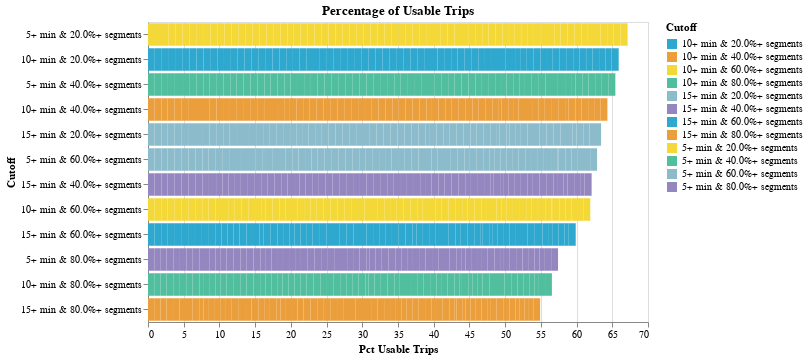

The notebook cell saved with this chart:
### Code cell
operator_trip_chart(valid_stats)

### Figure 1 — Vega-Lite specification as saved in the notebook (floating-point values rounded to 4 significant figures; data arrays with more than 128 entries replaced by an {"elided": "..."} marker saying what was removed)
{"config": {"view": {"continuousWidth": 400, "continuousHeight": 300}}, "data": {"name": "data-b55fa92affddc200c6387d3170b68198"}, "mark": "bar", "encoding": {"color": {"field": "Cutoff", "scale": {"range": ["#2EA8CE", "#EB9F3C", "#F4D837", "#51BF9D", "#8CBCCB", "#9487C0"]}, "type": "nominal"}, "tooltip": [{"field": "Name", "type": "nominal"}, {"field": "Cutoff", "type": "nominal"}, {"field": "Pct Usable Trips", "type": "quantitative"}, {"field": "N Trips", "type": "quantitative"}], "x": {"field": "Pct Usable Trips", "sort": {"field": "Pct Usable Trips", "order": "descending"}, "type": "quantitative"}, "y": {"field": "Cutoff", "sort": {"field": "Pct Usable Trips", "order": "descending"}, "type": "nominal"}}, "height": 300, "selection": {"selector002": {"type": "single", "fields": ["Name"], "bind": {"input": "select", "options": ["Antelope Valley Transit Authority Schedule", "Banning Pass Schedule", "Bay Area 511 AC Transit Schedule", "Bay Area 511 Caltrain Schedule", "Bay Area 511 County Connection Schedule", "Bay Area 511 Dumbarton Express Schedule", "Bay Area 511 Emery Go-Round Schedule", "Bay Area 511 Fairfield and Suisun Transit Schedule", "Bay Area 511 Golden Gate Transit Schedule", "Bay Area 511 MVGO Schedule", "Bay Area 511 Marin Schedule", "Bay Area 511 Muni Schedule", "Bay Area 511 Petaluma Schedule", "Bay Area 511 SamTrans Schedule", "Bay Area 511 San Francisco Bay Ferry Schedule", "Bay Area 511 Santa Clara Transit Schedule", "Bay Area 511 Santa Rosa CityBus Schedule", "Bay Area 511 SolTrans Schedule", "Bay Area 511 Sonoma County Transit Schedule", "Bay Area 511 Sonoma-Marin Area Rail Transit Schedule", "Bay Area 511 Tri Delta Schedule", "Bay Area 511 Tri-Valley Wheels Schedule", "Bay Area 511 Union City Transit Schedule", "Bay Area 511 Vine Transit Schedule", "Bay Area 511 WestCAT Schedule", "Beach Cities GMV Schedule", "Bear Schedule", "Big Blue Bus Schedule", "BruinBus Schedule", "Burbank Schedule", "Commerce Schedule", "Culver City Schedule", "Eastern Sierra Schedule", "Elk Grove Schedule", "Foothill Schedule", "Fresno Schedule", "GET Schedule", "Humboldt Schedule", "Kings Schedule", "LA DOT Schedule", "LA Metro Bus Schedule", "LA Metro Rail Schedule", "Lake Schedule", "Long Beach Schedule", "Madera County Connection Schedule", "Monterey Salinas Schedule", "Nevada County Schedule", "North County Schedule", "Norwalk Avail Schedule", "OCTA Schedule", "Pasadena Schedule", "PresidiGo Schedule", "Redding Schedule", "Riverside Schedule", "SBMTD Schedule", "San Diego Schedule", "Santa Clarita Schedule", "Santa Maria Schedule", "Santa Ynez Schedule", "StanRTA Schedule", "Tahoe Transportation District Schedule", "Torrance Schedule", "Turlock Schedule", "Unitrans Schedule", "VCTC GMV Schedule", "Victor Valley GMV Schedule", "Visalia Schedule", "WeHo Schedule", "Yolobus Schedule"], "name": "Name"}}}, "title": "Percentage of Usable Trips", "transform": [{"filter": {"selection": "selector002"}}], "width": 500, "$schema": "https://vega.github.io/schema/vega-lite/v4.17.0.json", "datasets": {"data-b55fa92affddc200c6387d3170b68198": {"elided": "840 records"}}}
